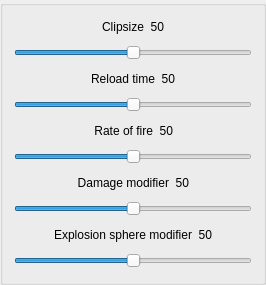
          <widget class="QGroupBox" name="groupBox">
           <property name="title">
            <string/>
           </property>
           <layout class="QVBoxLayout" name="verticalLayout_25">
            <item>
             <layout class="QVBoxLayout" name="verticalLayout_20">
              <item>
               <layout class="QHBoxLayout" name="horizontalLayout_23">
                <item>
                 <spacer name="horizontalSpacer_58">
                  <property name="orientation">
                   <enum>Qt::Horizontal</enum>
                  </property>
                  <property name="sizeHint" stdset="0">
                   <size>
                    <width>40</width>
                    <height>20</height>
                   </size>
                  </property>
                 </spacer>
                </item>
                <item>
                 <widget class="QLabel" name="label_76">
                  <property name="text">
                   <string>Clipsize</string>
                  </property>
                  <property name="alignment">
                   <set>Qt::AlignRight|Qt::AlignTrailing|Qt::AlignVCenter</set>
                  </property>
                 </widget>
                </item>
                <item>
                 <widget class="QLabel" name="label_77">
                  <property name="maximumSize">
                   <size>
                    <width>40</width>
                    <height>16777215</height>
                   </size>
                  </property>
                  <property name="text">
                   <string>50</string>
                  </property>
                  <property name="alignment">
                   <set>Qt::AlignRight|Qt::AlignTrailing|Qt::AlignVCenter</set>
                  </property>
                 </widget>
                </item>
                <item>
                 <spacer name="horizontalSpacer_59">
                  <property name="orientation">
                   <enum>Qt::Horizontal</enum>
                  </property>
                  <property name="sizeHint" stdset="0">
                   <size>
                    <width>40</width>
                    <height>20</height>
                   </size>
                  </property>
                 </spacer>
                </item>
               </layout>
              </item>
              <item>
               <widget class="QSlider" name="horizontalSlider_5">
                <property name="minimumSize">
                 <size>
                  <width>0</width>
                  <height>20</height>
                 </size>
                </property>
                <property name="maximum">
                 <number>100</number>
                </property>
                <property name="pageStep">
                 <number>1</number>
                </property>
                <property name="value">
                 <number>50</number>
                </property>
                <property name="orientation">
                 <enum>Qt::Horizontal</enum>
                </property>
               </widget>
              </item>
             </layout>
            </item>
            <item>
             <layout class="QVBoxLayout" name="verticalLayout_21">
              <item>
               <layout class="QHBoxLayout" name="horizontalLayout_24">
                <item>
                 <spacer name="horizontalSpacer_61">
                  <property name="orientation">
                   <enum>Qt::Horizontal</enum>
                  </property>
                  <property name="sizeHint" stdset="0">
                   <size>
                    <width>40</width>
                    <height>20</height>
                   </size>
                  </property>
                 </spacer>
                </item>
                <item>
                 <widget class="QLabel" name="label_79">
                  <property name="text">
                   <string>Reload time</string>
                  </property>
                  <property name="alignment">
                   <set>Qt::AlignRight|Qt::AlignTrailing|Qt::AlignVCenter</set>
                  </property>
                 </widget>
                </item>
                <item>
                 <widget class="QLabel" name="label_80">
                  <property name="maximumSize">
                   <size>
                    <width>40</width>
                    <height>16777215</height>
                   </size>
                  </property>
                  <property name="text">
                   <string>50</string>
                  </property>
                  <property name="alignment">
                   <set>Qt::AlignRight|Qt::AlignTrailing|Qt::AlignVCenter</set>
                  </property>
                 </widget>
                </item>
                <item>
                 <spacer name="horizontalSpacer_62">
                  <property name="orientation">
                   <enum>Qt::Horizontal</enum>
                  </property>
                  <property name="sizeHint" stdset="0">
                   <size>
                    <width>40</width>
                    <height>20</height>
                   </size>
                  </property>
                 </spacer>
                </item>
               </layout>
              </item>
              <item>
               <widget class="QSlider" name="horizontalSlider_6">
                <property name="minimumSize">
                 <size>
                  <width>0</width>
                  <height>20</height>
                 </size>
                </property>
                <property name="maximum">
                 <number>100</number>
                </property>
                <property name="pageStep">
                 <number>1</number>
                </property>
                <property name="value">
                 <number>50</number>
                </property>
                <property name="orientation">
                 <enum>Qt::Horizontal</enum>
                </property>
               </widget>
              </item>
              <item>
               <layout class="QVBoxLayout" name="verticalLayout_22">
                <item>
                 <layout class="QHBoxLayout" name="horizontalLayout_25">
                  <item>
                   <spacer name="horizontalSpacer_63">
                    <property name="orientation">
                     <enum>Qt::Horizontal</enum>
                    </property>
                    <property name="sizeHint" stdset="0">
                     <size>
                      <width>40</width>
                      <height>20</height>
                     </size>
                    </property>
                   </spacer>
                  </item>
                  <item>
                   <widget class="QLabel" name="label_82">
                    <property name="text">
                     <string>Rate of fire</string>
                    </property>
                    <property name="alignment">
                     <set>Qt::AlignRight|Qt::AlignTrailing|Qt::AlignVCenter</set>
                    </property>
                   </widget>
                  </item>
                  <item>
                   <widget class="QLabel" name="label_83">
                    <property name="maximumSize">
                     <size>
                      <width>40</width>
                      <height>16777215</height>
                     </size>
                    </property>
                    <property name="text">
                     <string>50</string>
                    </property>
                    <property name="alignment">
                     <set>Qt::AlignRight|Qt::AlignTrailing|Qt::AlignVCenter</set>
                    </property>
                   </widget>
                  </item>
                  <item>
                   <spacer name="horizontalSpacer_64">
                    <property name="orientation">
                     <enum>Qt::Horizontal</enum>
                    </property>
                    <property name="sizeHint" stdset="0">
                     <size>
                      <width>40</width>
                      <height>20</height>
                     </size>
                    </property>
                   </spacer>
                  </item>
                 </layout>
                </item>
                <item>
                 <widget class="QSlider" name="horizontalSlider_7">
                  <property name="minimumSize">
                   <size>
                    <width>0</width>
                    <height>20</height>
                   </size>
                  </property>
                  <property name="maximum">
                   <number>100</number>
                  </property>
                  <property name="pageStep">
                   <number>1</number>
                  </property>
                  <property name="value">
                   <number>50</number>
                  </property>
                  <property name="orientation">
                   <enum>Qt::Horizontal</enum>
                  </property>
                 </widget>
                </item>
               </layout>
              </item>
             </layout>
            </item>
            <item>
             <layout class="QVBoxLayout" name="verticalLayout_23">
              <item>
               <layout class="QHBoxLayout" name="horizontalLayout_26">
                <item>
                 <spacer name="horizontalSpacer_65">
                  <property name="orientation">
                   <enum>Qt::Horizontal</enum>
                  </property>
                  <property name="sizeHint" stdset="0">
                   <size>
                    <width>40</width>
                    <height>20</height>
                   </size>
                  </property>
                 </spacer>
                </item>
                <item>
                 <widget class="QLabel" name="label_85">
                  <property name="text">
                   <string>Damage modifier</string>
                  </property>
                  <property name="alignment">
                   <set>Qt::AlignRight|Qt::AlignTrailing|Qt::AlignVCenter</set>
                  </property>
                 </widget>
                </item>
                <item>
                 <widget class="QLabel" name="label_86">
                  <property name="maximumSize">
                   <size>
                    <width>40</width>
                    <height>16777215</height>
                   </size>
                  </property>
                  <property name="text">
                   <string>50</string>
                  </property>
                  <property name="alignment">
                   <set>Qt::AlignRight|Qt::AlignTrailing|Qt::AlignVCenter</set>
                  </property>
                 </widget>
                </item>
                <item>
                 <spacer name="horizontalSpacer_66">
                  <property name="orientation">
                   <enum>Qt::Horizontal</enum>
                  </property>
                  <property name="sizeHint" stdset="0">
                   <size>
                    <width>40</width>
                    <height>20</height>
                   </size>
                  </property>
                 </spacer>
                </item>
               </layout>
              </item>
              <item>
               <widget class="QSlider" name="horizontalSlider_8">
                <property name="minimumSize">
                 <size>
                  <width>0</width>
                  <height>20</height>
                 </size>
                </property>
                <property name="maximum">
                 <number>100</number>
                </property>
                <property name="pageStep">
                 <number>1</number>
                </property>
                <property name="value">
                 <number>50</number>
                </property>
                <property name="orientation">
                 <enum>Qt::Horizontal</enum>
                </property>
               </widget>
              </item>
              <item>
               <layout class="QVBoxLayout" name="verticalLayout_24">
                <item>
                 <layout class="QHBoxLayout" name="horizontalLayout_27">
                  <item>
                   <spacer name="horizontalSpacer_67">
                    <property name="orientation">
                     <enum>Qt::Horizontal</enum>
                    </property>
                    <property name="sizeHint" stdset="0">
                     <size>
                      <width>40</width>
                      <height>20</height>
                     </size>
                    </property>
                   </spacer>
                  </item>
                  <item>
                   <widget class="QLabel" name="label_88">
                    <property name="text">
                     <string>Explosion sphere modifier</string>
                    </property>
                    <property name="alignment">
                     <set>Qt::AlignRight|Qt::AlignTrailing|Qt::AlignVCenter</set>
                    </property>
                   </widget>
                  </item>
                  <item>
                   <widget class="QLabel" name="label_89">
                    <property name="maximumSize">
                     <size>
                      <width>40</width>
                      <height>16777215</height>
                     </size>
                    </property>
                    <property name="text">
                     <string>50</string>
                    </property>
                    <property name="alignment">
                     <set>Qt::AlignRight|Qt::AlignTrailing|Qt::AlignVCenter</set>
                    </property>
                   </widget>
                  </item>
                  <item>
                   <spacer name="horizontalSpacer_68">
                    <property name="orientation">
                     <enum>Qt::Horizontal</enum>
                    </property>
                    <property name="sizeHint" stdset="0">
                     <size>
                      <width>40</width>
                      <height>20</height>
                     </size>
                    </property>
                   </spacer>
                  </item>
                 </layout>
                </item>
                <item>
                 <widget class="QSlider" name="horizontalSlider_9">
                  <property name="minimumSize">
                   <size>
                    <width>0</width>
                    <height>20</height>
                   </size>
                  </property>
                  <property name="maximum">
                   <number>100</number>
                  </property>
                  <property name="pageStep">
                   <number>1</number>
                  </property>
                  <property name="value">
                   <number>50</number>
                  </property>
                  <property name="orientation">
                   <enum>Qt::Horizontal</enum>
                  </property>
                 </widget>
                </item>
               </layout>
              </item>
             </layout>
            </item>
           </layout>
          </widget>
